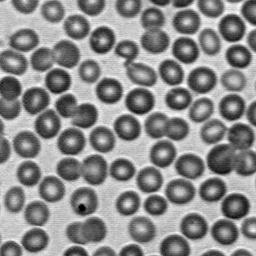
%> input picture trab2/img/img_cells.jpg, 256 x 256 px
$ octave watershed.m   (GNU Octave 9; MATLAB toolbox functions it lacks are replaced by stand-ins)
%> lines starting %> are read from the running program, lines starting %| are printed output that depends on the picture
rgb = imread('img_cells.jpg');
%> rgb is the input picture: size 256x256x3 uint8; min 0, max 255, mean 138.6
I = rgb2gray(rgb);
imshow(I)

text(732,501,'Image courtesy of Corel(R)',...
     'FontSize',7,'HorizontalAlignment','right')

hy = fspecial('sobel');
hx = hy';
Iy = imfilter(double(I), hy, 'replicate');
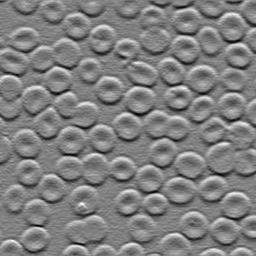
%> Iy: size 256x256 double; min -524, max 520, mean 0; drawn with min black and max white
Ix = imfilter(double(I), hx, 'replicate');
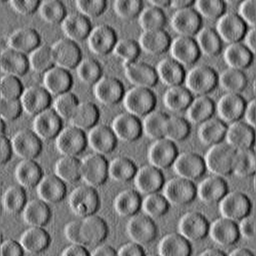
%> Ix: size 256x256 double; min -402, max 430, mean 0.1; drawn with min black and max white
gradmag = sqrt(Ix.^2 + Iy.^2);
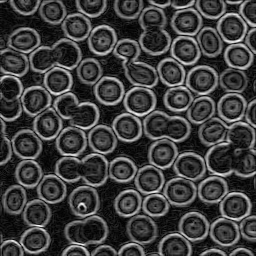
%> gradmag: size 256x256 double; min 0, max 543, mean 133.9; drawn with min black and max white
figure
imshow(gradmag,[]), title('Gradient magnitude (gradmag)')

%> (the run ends here)

$ run again, with trab2/img/morf_test.png saved as trab2/img/img_cells.jpg
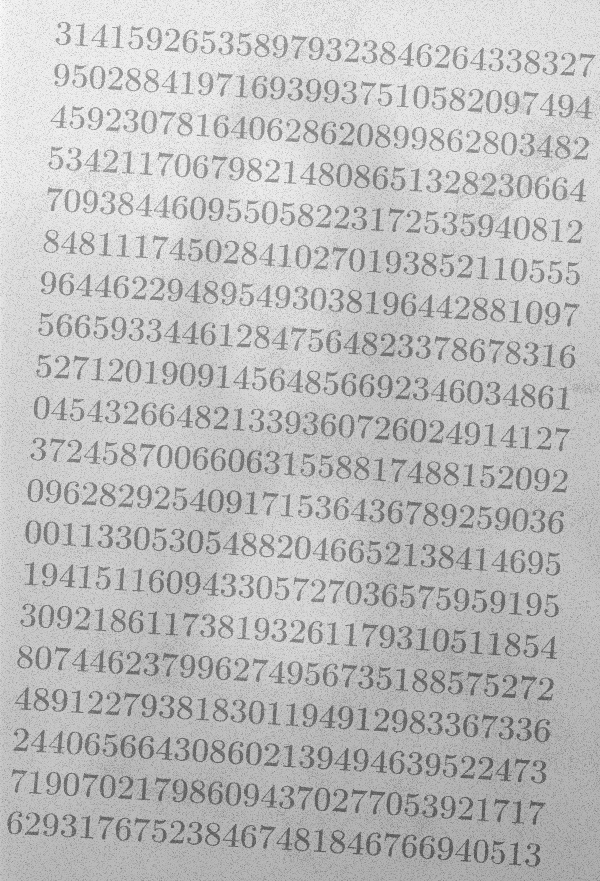
%> input picture trab2/img/morf_test.png, 600 x 881 px
%> rgb is the input picture: size 881x600 uint8; min 81, max 252, mean 190.6
%> `Ix = imfilter(double(I), hx, 'replicate');`:
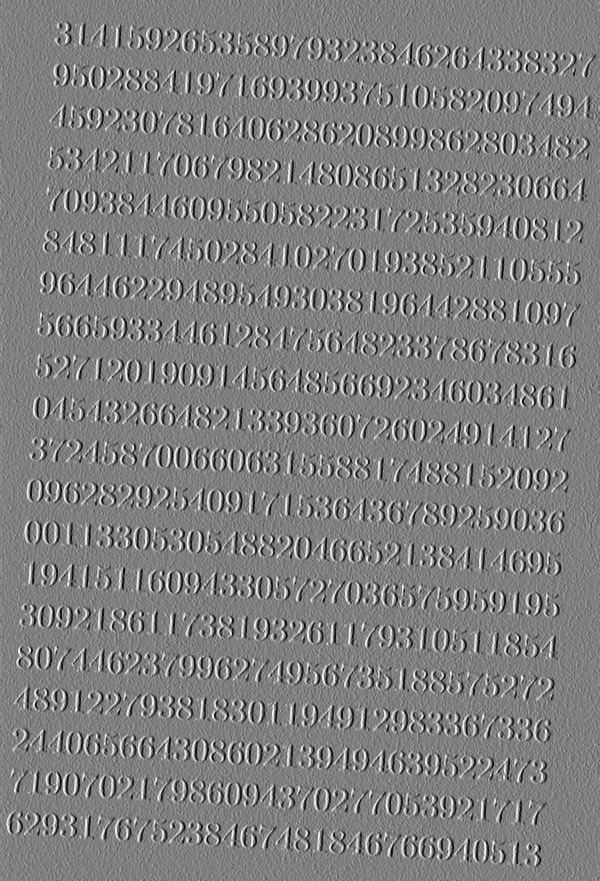
%> Ix: size 881x600 double; min -369, max 370, mean 0.3; drawn with min black and max white
%> `gradmag = sqrt(Ix.^2 + Iy.^2);`:
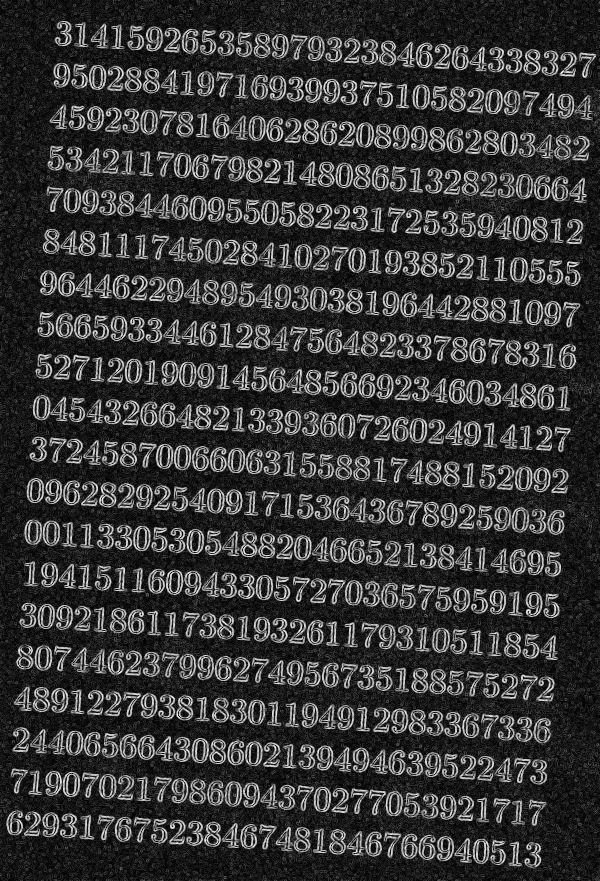
%> gradmag: size 881x600 double; min 0, max 401.2, mean 86.5; drawn with min black and max white
